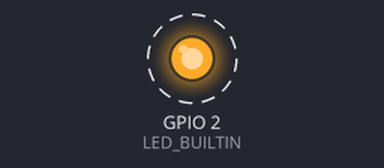
Bench run of a sketch on a simulated ESP32. On the bench: output pins drawn as LEDs (lit = HIGH). Dashed ring = blinking. What the sketch prints to the serial monitor is not drawn.

Above: at 0.5 s.
Timing chart, 0 to 4.6 s (numbered marks = the images above):
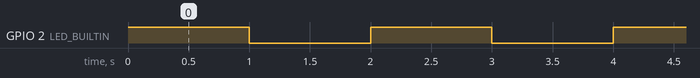

Measured:
- by itself, GPIO 2 (LED_BUILTIN): alternates HIGH for 1.0 s and LOW for 1.0 s

The sketch:

TEST_BLINK_ESP32.ino
```cpp
// the setup function runs once when you press reset or power the board
void setup() {
  // initialize digital pin LED_BUILTIN as an output.
  pinMode(LED_BUILTIN, OUTPUT);
  Serial.begin(9600);
}

// the loop function runs over and over again forever
void loop() {
  digitalWrite(LED_BUILTIN, HIGH);  // turn the LED on (HIGH is the voltage level)
  Serial.println("ON");
  delay(1000);                      // wait for a second
  digitalWrite(LED_BUILTIN, LOW);   // turn the LED off by making the voltage LOW
  Serial.println("OFF");
  delay(1000);                      // wait for a second
}
```
